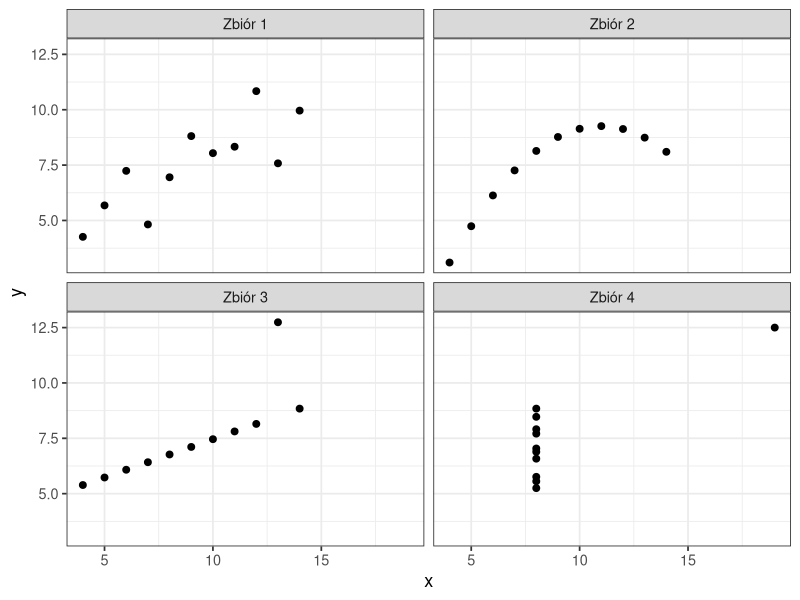
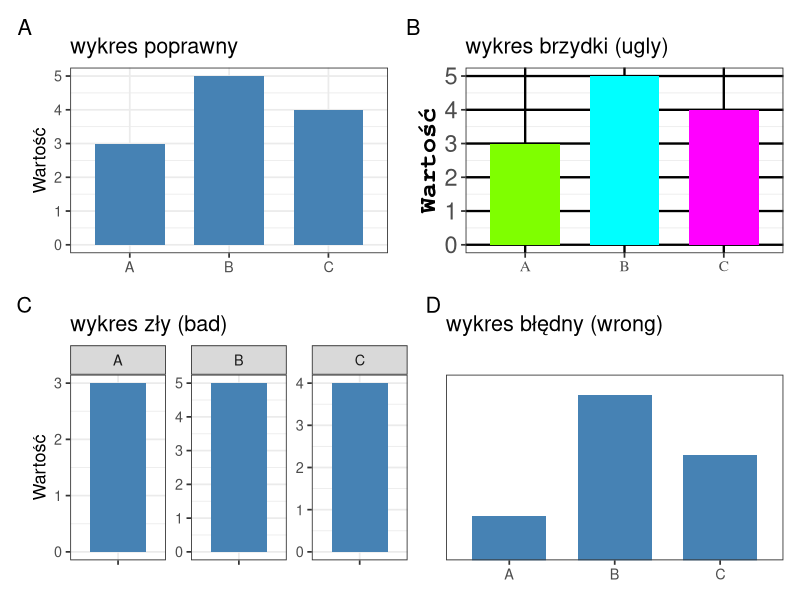
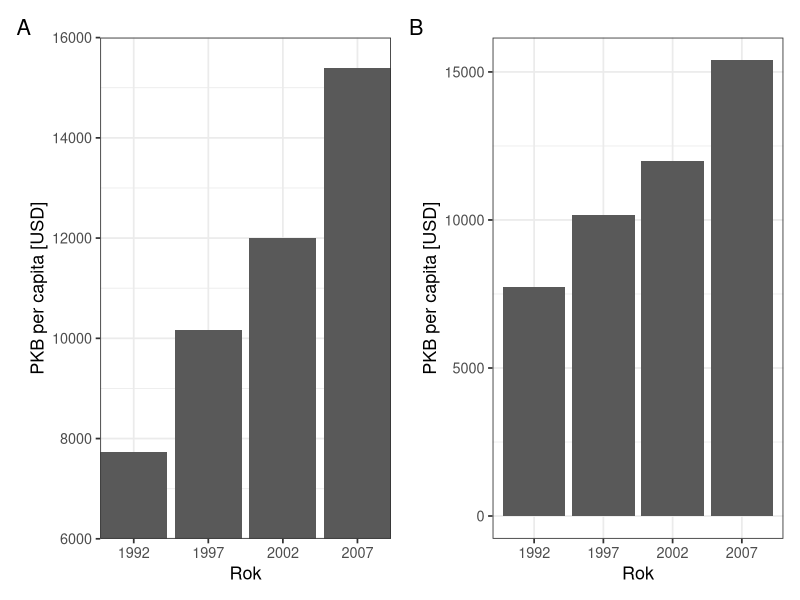
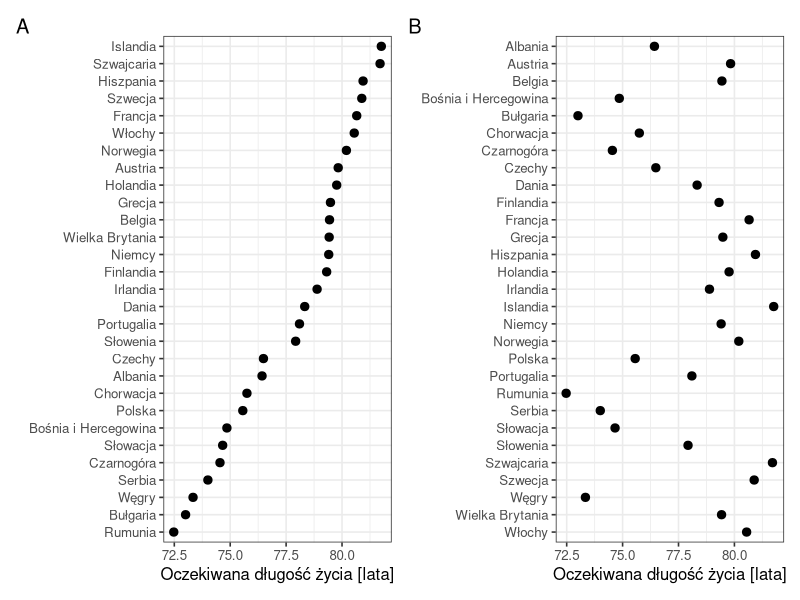
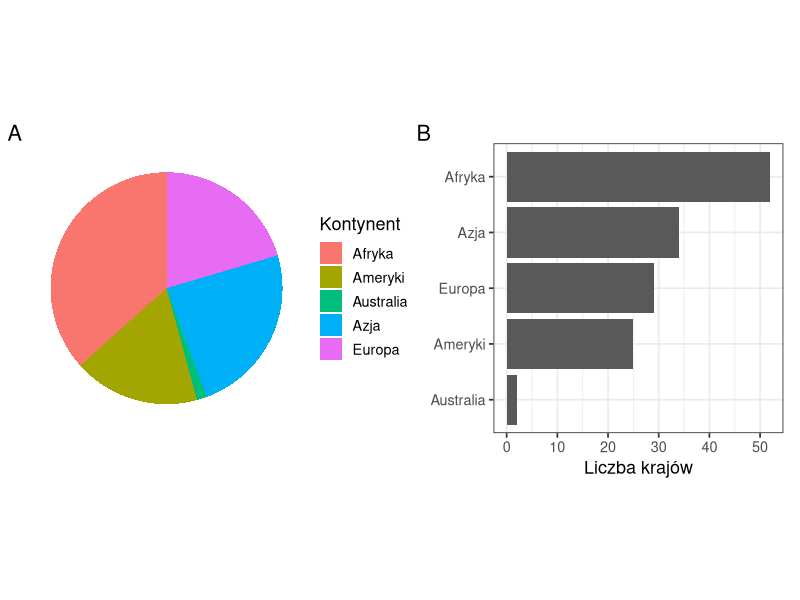
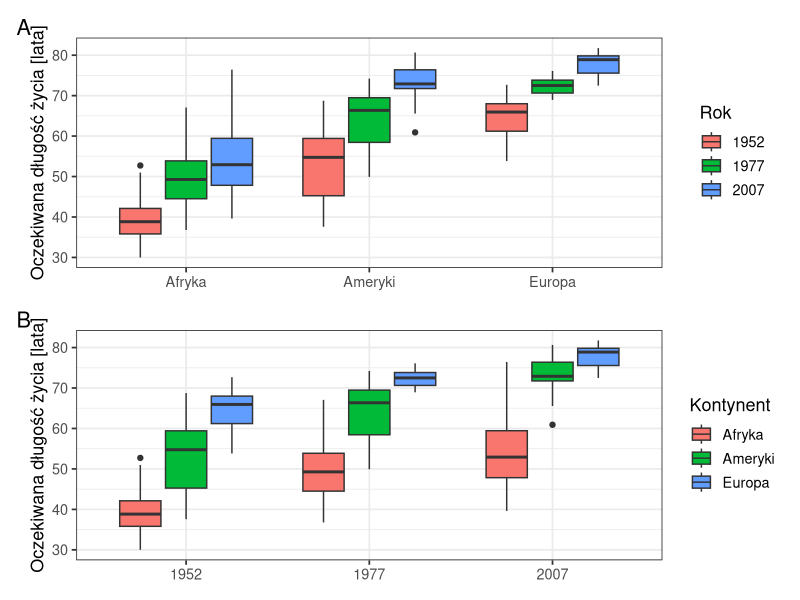
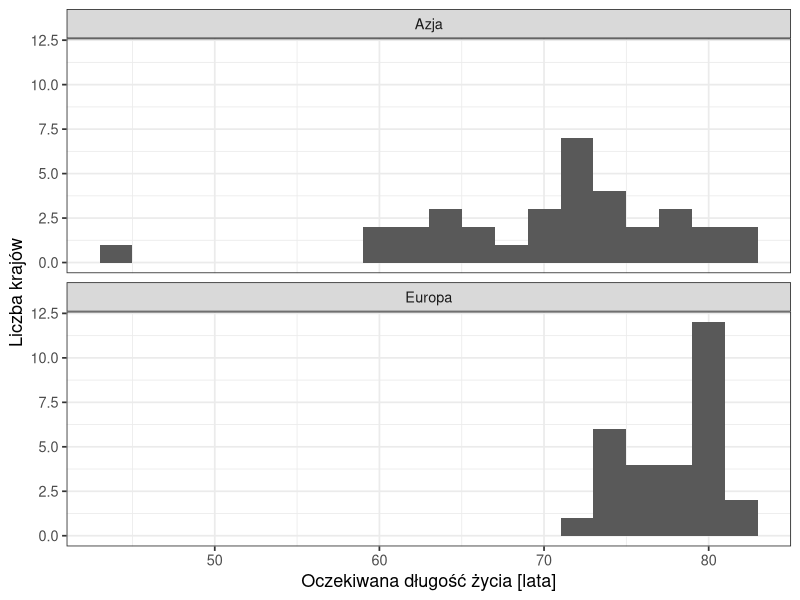

Here is the R script that generated these plots, in order:
## ---- chunk 1
#| code-summary: "Kod: wczytanie pakietów i danych"
#| message: false
library(tidyverse)
library(patchwork)
dane <- read.csv("dane/gapminder_regions.csv", encoding = "UTF-8") |>
  mutate(across(where(is.character), as.factor))
dane2007 <- dane |>
  filter(year == 2007)
## ---- chunk 2
#| label: tbl-wiz-anscombe
#| tbl-cap: "Statystyki opisowe czterech zbiorów kwartetu Anscombe'a"
# zbiory kwartetu w postaci długiej: kolumny zbior, x, y
kwartet <- datasets::anscombe |>
  pivot_longer(everything(), cols_vary = "slowest",
               names_to = c(".value", "zbior"), names_pattern = "(.)(.)") |>
  mutate(zbior = paste("Zbiór", zbior))                # nazwy zbiorów: Zbiór 1 … Zbiór 4

kwartet |>
  group_by(zbior) |>
  summarise(srednia_x = mean(x), odch_std_x = sd(x),
            srednia_y = mean(y), odch_std_y = sd(y),
            korelacja = cor(x, y)) |>
  knitr::kable(digits = 2,
               col.names = c("Zbiór", "Średnia x", "Odch. std. x",
                             "Średnia y", "Odch. std. y", "Współczynnik korelacji"))
## ---- chunk 3
#| label: fig-wiz-anscombe
#| fig-cap: "Kwartet Anscombe'a: cztery zbiory o tych samych statystykach opisowych"
ggplot(kwartet, aes(x = x, y = y)) +
  geom_point(size = 2) +
  facet_wrap(~ zbior) +
  theme_bw(base_size = 13)
## ---- chunk 4
#| label: fig-wiz-wilke
#| fig-cap: "Trzy wartości na wykresie poprawnym (A), brzydkim (B), złym (C) i błędnym (D); na podstawie: Wilke (2019); dane przykładowe"
#| fig-width: 9
#| fig-height: 6
przyklad <- tibble(kategoria = c("A", "B", "C"), wartosc = c(3, 5, 4))

p_poprawny <- ggplot(przyklad, aes(x = kategoria, y = wartosc)) +
  geom_col(fill = "steelblue", width = 0.7) +
  labs(x = NULL, y = "Wartość", title = "wykres poprawny") +
  theme_bw(base_size = 13)

p_brzydki <- ggplot(przyklad, aes(x = kategoria, y = wartosc, fill = kategoria)) +
  geom_col(width = 0.7) +
  scale_fill_manual(values = c("chartreuse", "cyan", "magenta"), guide = "none") +
  labs(x = NULL, y = "Wartość", title = "wykres brzydki (ugly)") +
  theme_bw(base_size = 13) +
  theme(panel.grid.major = element_line(colour = "black", linewidth = 0.8),  # wyraźna siatka
        axis.title.y = element_text(family = "mono", face = "bold", size = 18),
        axis.text.x = element_text(family = "serif", size = 11),
        axis.text.y = element_text(size = 17))

p_zly <- ggplot(przyklad, aes(x = "", y = wartosc)) +
  geom_col(fill = "steelblue", width = 0.7) +
  facet_wrap(~ kategoria, scales = "free_y") +          # każdy panel ma własną skalę osi y
  labs(x = NULL, y = "Wartość", title = "wykres zły (bad)") +
  theme_bw(base_size = 13)

p_bledny <- ggplot(przyklad, aes(x = kategoria, y = wartosc)) +
  geom_col(fill = "steelblue", width = 0.7) +
  coord_cartesian(ylim = c(2.4, 5.2)) +                 # oś y nie zaczyna się od zera
  labs(x = NULL, y = NULL, title = "wykres błędny (wrong)") +
  theme_bw(base_size = 13) +
  theme(axis.text.y = element_blank(), axis.ticks.y = element_blank(),  # brak opisu osi y
        panel.grid = element_blank())

(p_poprawny | p_brzydki) / (p_zly | p_bledny) + plot_annotation(tag_levels = "A")
## ---- chunk 5
#| label: fig-wiz-zero
#| fig-cap: "PKB per capita Polski w latach 1992–2007: oś od 6000 USD (A) i oś od zera (B)"
#| fig-width: 10
#| fig-height: 4
polska <- dane |>
  filter(kraj == "Polska", year > 1990)

p_obcieta <- ggplot(polska, aes(x = factor(year), y = gdpPercap)) +
  geom_col() +
  coord_cartesian(ylim = c(6000, 16000), expand = FALSE) +   # oś y od 6000
  labs(x = "Rok", y = "PKB per capita [USD]") +
  theme_bw(base_size = 13)

p_zero <- ggplot(polska, aes(x = factor(year), y = gdpPercap)) +
  geom_col() +
  labs(x = "Rok", y = "PKB per capita [USD]") +
  theme_bw(base_size = 13)

p_obcieta + p_zero + plot_annotation(tag_levels = "A")
## ---- chunk 6
#| label: fig-wiz-kolejnosc
#| fig-cap: "Oczekiwana długość życia w krajach Europy w 2007 roku: kraje uporządkowane według wartości (A) i alfabetycznie (B)"
#| fig-width: 10
#| fig-height: 7
europa2007 <- dane2007 |>
  filter(kontynent == "Europa")

p_wartosc <- ggplot(europa2007, aes(x = lifeExp, y = fct_reorder(kraj, lifeExp))) +
  geom_point(size = 2.5) +
  labs(x = "Oczekiwana długość życia [lata]", y = NULL) +
  theme_bw(base_size = 12)

p_alfabet <- ggplot(europa2007, aes(x = lifeExp, y = fct_rev(kraj))) +
  geom_point(size = 2.5) +
  labs(x = "Oczekiwana długość życia [lata]", y = NULL) +
  theme_bw(base_size = 12)

p_wartosc + p_alfabet + plot_annotation(tag_levels = "A")
## ---- chunk 7
#| label: fig-wiz-kolowy
#| fig-cap: "Liczba krajów według kontynentu w 2007 roku: wykres kołowy (A) i słupkowy (B)"
#| fig-width: 10
#| fig-height: 4
kontynenty2007 <- dane2007 |>
  group_by(kontynent) |>
  summarise(liczba = n())

p_kolowy <- ggplot(kontynenty2007, aes(x = "", y = liczba, fill = kontynent)) +
  geom_col() +
  coord_polar(theta = "y") +                            # układ biegunowy: wykres kołowy
  labs(fill = "Kontynent") +
  theme_void(base_size = 13)

p_slupkowy <- ggplot(kontynenty2007, aes(x = liczba, y = fct_reorder(kontynent, liczba))) +
  geom_col() +
  labs(x = "Liczba krajów", y = NULL) +
  theme_bw(base_size = 13)

p_kolowy + p_slupkowy + plot_annotation(tag_levels = "A")
## ---- chunk 8
#| label: fig-wiz-porownania
#| fig-cap: "Oczekiwana długość życia w Afryce, Amerykach i Europie w latach 1952, 1977 i 2007: porównanie lat w obrębie kontynentu (A) i kontynentów w obrębie roku (B)"
#| fig-width: 10
#| fig-height: 8
wybrane <- dane |>
  filter(kontynent %in% c("Afryka", "Ameryki", "Europa"),
         year %in% c(1952, 1977, 2007))

p_lata <- ggplot(wybrane, aes(x = kontynent, y = lifeExp, fill = factor(year))) +
  geom_boxplot() +
  labs(x = NULL, y = "Oczekiwana długość życia [lata]", fill = "Rok") +
  theme_bw(base_size = 13)

p_kontynenty <- ggplot(wybrane, aes(x = factor(year), y = lifeExp, fill = kontynent)) +
  geom_boxplot() +
  labs(x = NULL, y = "Oczekiwana długość życia [lata]", fill = "Kontynent") +
  theme_bw(base_size = 13)

p_lata / p_kontynenty + plot_annotation(tag_levels = "A")
## ---- chunk 9
#| label: fig-wiz-skala
#| fig-cap: "Rozkład oczekiwanej długości życia w Europie i Azji w 2007 roku: histogramy jeden pod drugim, ze wspólną skalą osi"
#| fig-height: 6
dane2007 |>
  filter(kontynent %in% c("Europa", "Azja")) |>
  ggplot(aes(x = lifeExp)) +
  geom_histogram(binwidth = 2) +
  facet_wrap(~ kontynent, nrow = 2) +                   # panele jeden pod drugim
  labs(x = "Oczekiwana długość życia [lata]", y = "Liczba krajów") +
  theme_bw(base_size = 13)
